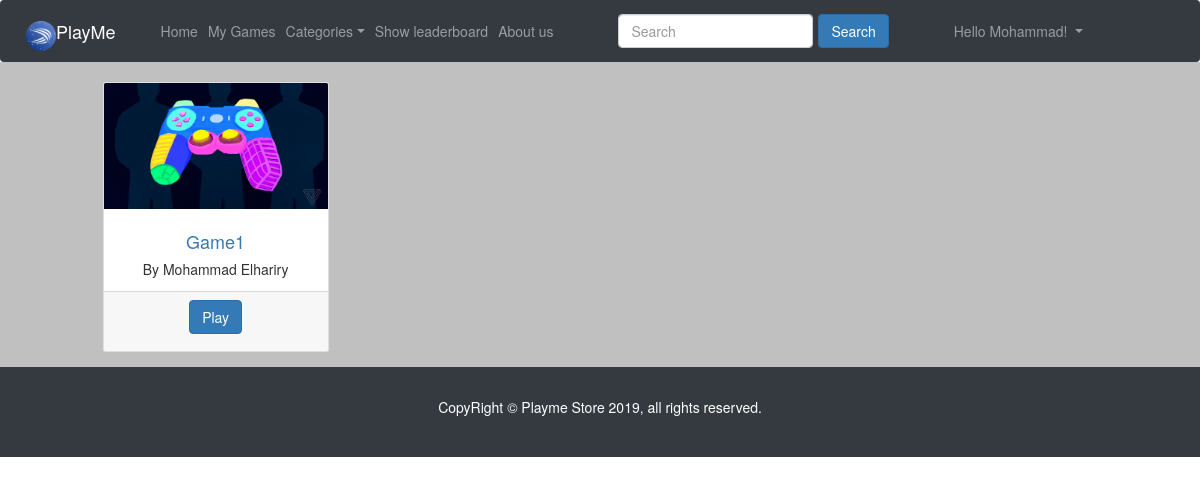
Screenshot of /mygames/ (signed in) with the database file from the repository.
### backend/models.py (models this page shows)
class Transaction(models.Model):
    date = models.DateTimeField(default=timezone.now)
    amount = models.PositiveIntegerField()
    payer = models.ForeignKey(Profile, related_name="Payer", on_delete=models.CASCADE)
    payee = models.ForeignKey(Profile, related_name="Payee", on_delete=models.CASCADE)
    game = models.ForeignKey(Game, on_delete=models.CASCADE)
    PENDING = 'PE'
    CONFIRMED = 'CO'
    TRANSACTION_CHOICES = (
        (PENDING, 'pending'),
        (CONFIRMED, 'confirmed'),
    )
    state =  models.CharField(max_length=9,choices=TRANSACTION_CHOICES, default=PENDING)
    reference = models.IntegerField(blank=True, null=True)

class Game(models.Model):
    name = models.CharField(max_length=255, unique=True)
    rating = models.PositiveIntegerField(
        default=0,
        blank=True,
        validators=[MaxValueValidator(5),
            MinValueValidator(0)
        ])
    high_score = models.PositiveIntegerField(default=0, blank=True)
    description = models.TextField(blank=True)
    link = models.URLField("game_url")
    purchase_number = models.PositiveIntegerField(default=0, blank=True)
    developer = models.ForeignKey(Profile, on_delete=models.CASCADE)
    date = models.DateField(default=timezone.now, blank=True)
    ACTION = 'AC'
    ADVENTURE = 'AD'
    COMBAT = 'CO'
    EDUCATIONAL = 'EDU'
    PUZZLE = 'PZ'
    RPG = 'RPG'
    SPORTS = 'SPR'
    STRATEGY = 'STR'
    GAME_CATEGORIES = (
        (ACTION, 'Action'),
        (ADVENTURE, 'Adventure'),
        (COMBAT, 'Combat'),
        (EDUCATIONAL, 'Educational'),
        (PUZZLE, 'Puzzle'),
        (RPG, 'RPG'),
        (SPORTS, 'Sports'),
        (STRATEGY, 'Strategy'),
    )
    category = models.CharField(max_length=20, choices=GAME_CATEGORIES)
    price = models.IntegerField(default=0, blank=True)
    thumbnail = models.ImageField(default='def.jpg', upload_to ='thumbnail', blank = True)

class Profile(models.Model):
    user = models.OneToOneField(User, on_delete=models.CASCADE)
    is_developer = models.BooleanField(default=False)
    email_confirmed = models.BooleanField(default=False)

### backend/views.py (the view)
# urls.py: url(r'^mygames/$', views.mygames, name='mygames'),
@login_required(login_url='login')
def mygames(request):
	transactions = Transaction.objects.filter(
		payer__user=request.user,
		state=Transaction.CONFIRMED
	).select_related('game')
	return render(request, 'mygames.html', {'transactions': transactions, 'MEDIA_URL': settings.MEDIA_URL})

### templates/mygames.html
{% extends 'base.html' %}
{% load static %}
{% load static %}
{% block content %}
<div class="row text-center">
		{% for tr in transactions %}
			<div class="col-lg-3 col-md-3 col-sm-4 col-xs-6 mb-4">
					<div class="card h-100">
					<img class="card-img-top img-responsive" src="{{MEDIA_URL}}/{{tr.game.thumbnail}}", alt="logo" data-toggle="modal" data-target="#project1">
					<div class="card-body">
							<h4 class="card-title">{{tr.game.name}}</h4>
							<p class="card-text">By {{tr.game.developer.user.first_name}} {{tr.game.developer.user.last_name}}</p>
					</div>
					<div class="card-footer">
						<p><a href="{% url 'play' tr.game.id %}" class="btn btn-primary" role="button">Play </a>
						</div>
				</div>
			</div>
		{% empty %}
				<div class="text-center col">
						<h4>You haven't purchased any games.<h4>
				</div>
		{% endfor %}
</div>
{% endblock %}

### templates/navbar.html (shortened to what this page needs)
{% load static %}
{% if user.is_authenticated %}
  <nav class="navbar navbar-expand-lg mb-0 mr-0 navbar-dark bg-dark " >
      <span class=" nav-item navbar-brand mb-0 "><img src="{% static 'img/icon.png'  %}" width="30" height="30" class="d-inline-block align-top" alt="">PlayMe</span>
       <div class="navbar-collapse collapse" id="navbarsExample01" >
         <ul class="navbar-nav mr-auto">
            <li class="nav-item">
        			<a class="nav-link" href=" {% url 'home' %}">Home</a>
        		</li>
        		<li class="nav-item">
        			<a class="nav-link" href="{% url 'mygames' %}">My Games</a>
        		</li>
        		<li class="nav-item dropdown">
        			<a class="nav-link dropdown-toggle" data-toggle="dropdown" href="#" role="button" aria-haspopup="true" aria-expanded="false">
        				Categories</a>
        		</li>
</ul>
    <ul class="navbar-nav mr-auto">
        		<li class="nav-item">
        			<a class="nav-link" href="{% url 'leaderboard' %}">Show leaderboard</a>
        		</li>
        		<li class="nav-item mr-5">
        			<a class="nav-link" href="{% url 'aboutus' %}">About us</a>
            </li>
            <form class="form-inline ml-5 mr-5" action="/search">
              <input class="form-control mr-sm-2" type="search" placeholder="Search" name="search-text">
              <button class="btn btn-primary my-2 my-sm-0" type="submit">Search</button>
            </form>
            <li class="nav-item dropdown ml-5">
                <a class="nav-link dropdown-toggle" id="navbarDropdownmenu" data-toggle="dropdown" aria-haspopup="true"
                  aria-expanded="false">
                Hello {{user.first_name}}!
                </a>
              </li>
          </ul>
      </div>
  </nav>
{% endif %}

### backend/static/playme/style.css (style rules this page uses)
html, body { margin: 0; padding: 0; width: 100%; height: 100%; }

### backend/static/css/style.css (style rules this page uses)
body { background-color:#ffffff; }
h4 { color: #337ab7; }

### rows the page displays
Transaction: game.thumbnail (picture), game.name "Game1", game.developer.user.first_name "Mohammad", game.developer.user.last_name "Elhariry"

### other values shown
{{ user.first_name }} "Mohammad"
